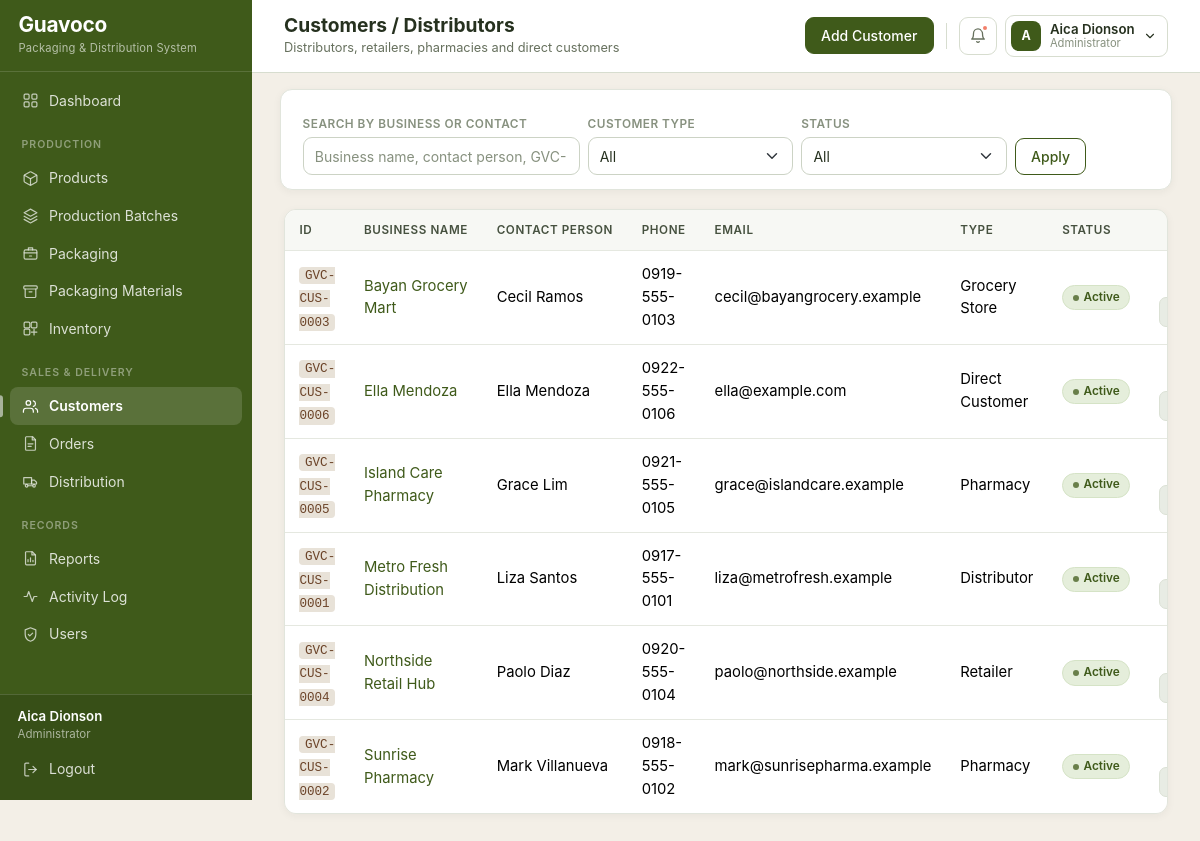
The page /customers/ (signed in) on the database its author committed.
### core/models.py (models this page shows, shortened)
class Customer(models.Model):
    TYPE_CHOICES = [
        ('Distributor', 'Distributor'),
        ('Retailer', 'Retailer'),
        ('Pharmacy', 'Pharmacy'),
        ('Grocery Store', 'Grocery Store'),
        ('Direct Customer', 'Direct Customer'),
    ]
    customer_id = models.CharField(max_length=30, unique=True, blank=True)
    business_name = models.CharField(max_length=150)
    contact_person = models.CharField(max_length=100)
    phone_number = models.CharField(max_length=30)
    email = models.EmailField(blank=True)
    address = models.TextField(blank=True)
    customer_type = models.CharField(max_length=30, choices=TYPE_CHOICES, default='Distributor')
    is_active = models.BooleanField(default=True)
    created_at = models.DateTimeField(auto_now_add=True)
    class Meta:
        ordering = ['business_name']
    @property
    def status_label(self):
        return 'Active' if self.is_active else 'Inactive'

### core/views/customers.py (the view)
# urls.py: path('customers/', customers.customer_list, name='customer_list'),
@login_required
def customer_list(request):
    customers = Customer.objects.all()
    search = request.GET.get('q', '').strip()
    if search:
        customers = customers.filter(
            Q(business_name__icontains=search)
            | Q(contact_person__icontains=search)
            | Q(customer_id__icontains=search)
        )
    customer_type = request.GET.get('type', '')
    if customer_type:
        customers = customers.filter(customer_type=customer_type)
    status = request.GET.get('status', '')
    if status == 'active':
        customers = customers.filter(is_active=True)
    elif status == 'inactive':
        customers = customers.filter(is_active=False)
    context = {
        'page_title': 'Customers / Distributors',
        'customers': customers,
        'search': search,
        'customer_type': customer_type,
        'status': status,
        'types': Customer.TYPE_CHOICES,
    }
    return render(request, 'customers/customer_list.html', context)

### core/context_processors.py (called while the page is built)
def user_role(request):
    if not hasattr(request, 'user'):
        return {}
    admin = is_administrator(request.user)
    url_name = getattr(request.resolver_match, 'url_name', '') if request.resolver_match else ''
    return {
        'is_admin': admin,
        'user_role': 'Administrator' if admin else 'Staff',
        'page_subtitle': PAGE_SUBTITLES.get(url_name, ''),
    }

def alerts(request):
    if not hasattr(request, 'user') or not request.user.is_authenticated:
        return {}
    from .models import Inventory, PackagingMaterial, Product
    low_products = [p for p in Product.objects.filter(is_active=True) if p.is_low_stock]
    low_materials = [m for m in PackagingMaterial.objects.filter(is_active=True)
                     if m.is_low_stock]
    today = timezone.localdate()
    expiring = list(
        Inventory.objects.filter(
            quantity_available__gt=0,
            expiration_date__lte=today + timedelta(days=30),
        ).select_related('batch', 'product').order_by('expiration_date')[:5]
    )
    return {
        'alert_low_products': low_products[:5],
        'alert_low_materials': low_materials[:5],
        'alert_expiring': expiring,
        'alert_count': len(low_products) + len(low_materials) + len(expiring),
    }

### core/models.py (called while the page is built)
def expiry_state_for(expiration_date):
    if expiration_date is None:
        return 'Safe'
    days_left = (expiration_date - timezone.localdate()).days
    if days_left < 0:
        return 'Expired'
    if days_left <= 30:
        return 'Expiring in 30 Days'
    if days_left <= 60:
        return 'Expiring in 60 Days'
    return 'Safe'

    @property
    def current_stock(self):
        total = self.inventory_rows.aggregate(total=models.Sum('quantity_available'))['total']
        return total or 0

    @property
    def is_low_stock(self):
        return self.current_stock <= self.reorder_level

    @property
    def is_low_stock(self):
        return self.quantity_available <= self.reorder_level

    @property
    def expiry_state(self):
        return expiry_state_for(self.expiration_date)

### core/permissions.py (called while the page is built)
def is_administrator(user):
    return user.is_authenticated and (
        user.is_superuser or user.groups.filter(name=ADMIN_GROUP).exists()
    )

### core/templatetags/guavoco_extras.py (called while the page is built)
@register.filter
def badge(status):
    return BADGE_TONES.get(str(status), 'neutral')

### templates/customers/customer_list.html (shortened to what this page needs)
{% extends "base.html" %}
{% load guavoco_extras %}
{% block header_actions %}
    {% if is_admin %}
        <a href="{% url 'customer_create' %}" class="btn btn-guava">Add Customer</a>
    {% endif %}
{% endblock %}
{% block content %}
<form method="get" class="filter-bar row g-2 align-items-end">
    <div class="col-md-4">
        <label class="form-label small mb-1">Search by business or contact</label>
        <input type="text" name="q" value="{{ search }}" class="form-control"
               placeholder="Business name, contact person, GVC-CUS-0001">
    </div>
    <div class="col-md-3">
        <label class="form-label small mb-1">Customer type</label>
        <select name="type" class="form-select">
            <option value="">All</option>
        </select>
    </div>
    <div class="col-md-3">
        <label class="form-label small mb-1">Status</label>
        <select name="status" class="form-select">
            <option value="">All</option>
        </select>
    </div>
    <div class="col-md-2">
        <button type="submit" class="btn btn-outline-guava">Apply</button>
    </div>
</form>
<div class="table-scroll">
    <table class="table table-hover align-middle">
        <thead>
            <tr>
                <th>ID</th><th>Business Name</th><th>Contact Person</th>
                <th>Phone</th><th>Email</th><th>Type</th><th>Status</th>
                <th class="text-end">Actions</th>
            </tr>
        </thead>
        <tbody>
            {% for customer in customers %}
                <tr>
                    <td><code>{{ customer.customer_id }}</code></td>
                    <td>
                        <a href="{% url 'customer_detail' customer.pk %}">
                            {{ customer.business_name }}
                        </a>
                    </td>
                    <td>{{ customer.contact_person }}</td>
                    <td>{{ customer.phone_number }}</td>
                    <td>{{ customer.email|default:"--" }}</td>
                    <td>{{ customer.customer_type }}</td>
                    <td>
                        {% include "components/status_badge.html" with status=customer.status_label %}
                    </td>
                    <td class="text-end">
                        {% if is_admin %}
                            <a href="{% url 'customer_toggle' customer.pk %}"
                               class="btn btn-sm btn-outline-secondary">
                            </a>
                        {% else %}
                            <span class="text-muted small">View only</span>
                        {% endif %}
                    </td>
                </tr>
            {% empty %}
                <tr><td colspan="8" class="empty-state">No customers or distributors found.</td></tr>
            {% endfor %}
        </tbody>
    </table>
</div>
{% endblock %}

### templates/base.html (shortened to what this page needs)
{% load static %}
<!DOCTYPE html>
<html lang="en">
<head>
    <link rel="stylesheet" href="{% static 'vendor/bootstrap.min.css' %}">
    <link rel="stylesheet" href="{% static 'css/guavoco-theme.css' %}">
</head>
<body>
<nav class="sidebar">
    <div class="brand">
        <div>
            <div class="brand-name">Guavoco</div>
            <small class="brand-subtitle">Packaging &amp; Distribution System</small>
        </div>
    </div>
    <div class="collapse sidebar-body" id="sidebarBody">
        <ul class="nav flex-column sidebar-menu">
            <li class="nav-item">
                <a class="nav-link {% if request.resolver_match.url_name == 'dashboard' %}active{% endif %}"
                   href="{% url 'dashboard' %}">
                    <svg class="gv-icon"><use href="#i-grid"></use></svg> Dashboard
                </a>
            </li>
            <li class="nav-section">Production</li>
            <li class="nav-item">
                <a class="nav-link {% if 'product' in request.resolver_match.url_name %}active{% endif %}"
                   href="{% url 'product_list' %}">
                    <svg class="gv-icon"><use href="#i-package"></use></svg> Products
                </a>
            </li>
            <li class="nav-item">
                <a class="nav-link {% if 'batch' in request.resolver_match.url_name %}active{% endif %}"
                   href="{% url 'batch_list' %}">
                    <svg class="gv-icon"><use href="#i-layers"></use></svg> Production Batches
                </a>
            </li>
            <li class="nav-item">
                <a class="nav-link {% if 'packaging' in request.resolver_match.url_name %}active{% endif %}"
                   href="{% url 'packaging_list' %}">
                    <svg class="gv-icon"><use href="#i-box"></use></svg> Packaging
                </a>
            </li>
            <li class="nav-item">
                <a class="nav-link {% if 'material' in request.resolver_match.url_name %}active{% endif %}"
                   href="{% url 'material_list' %}">
                    <svg class="gv-icon"><use href="#i-archive"></use></svg> Packaging Materials
                </a>
            </li>
            <li class="nav-item">
                <a class="nav-link {% if 'inventory' in request.resolver_match.url_name %}active{% endif %}"
                   href="{% url 'inventory_list' %}">
                    <svg class="gv-icon"><use href="#i-inventory"></use></svg> Inventory
                </a>
            </li>
            <li class="nav-section">Sales &amp; Delivery</li>
            <li class="nav-item">
                <a class="nav-link {% if 'customer' in request.resolver_match.url_name %}active{% endif %}"
                   href="{% url 'customer_list' %}">
                    <svg class="gv-icon"><use href="#i-users"></use></svg> Customers
                </a>
            </li>
            <li class="nav-item">
                <a class="nav-link {% if 'order' in request.resolver_match.url_name %}active{% endif %}"
                   href="{% url 'order_list' %}">
                    <svg class="gv-icon"><use href="#i-orders"></use></svg> Orders
                </a>
            </li>
            <li class="nav-item">
                <a class="nav-link {% if 'distribut' in request.resolver_match.url_name or 'delivery' in request.resolver_match.url_name %}active{% endif %}"
                   href="{% url 'distribution_list' %}">
                    <svg class="gv-icon"><use href="#i-truck"></use></svg> Distribution
                </a>
            </li>
            <li class="nav-section">Records</li>
            <li class="nav-item">
                <a class="nav-link {% if 'report' in request.resolver_match.url_name or 'traceability' in request.resolver_match.url_name %}active{% endif %}"
                   href="{% url 'report_index' %}">
                    <svg class="gv-icon"><use href="#i-report"></use></svg> Reports
                </a>
            </li>
            <li class="nav-item">
                <a class="nav-link {% if request.resolver_match.url_name == 'activity_log' %}active{% endif %}"
                   href="{% url 'activity_log' %}">
                    <svg class="gv-icon"><use href="#i-activity"></use></svg> Activity Log
                </a>
            </li>
            {% if is_admin %}
                <li class="nav-item">
                    <a class="nav-link {% if 'user' in request.resolver_match.url_name %}active{% endif %}"
                       href="{% url 'user_list' %}">
                        <svg class="gv-icon"><use href="#i-shield"></use></svg> Users
                    </a>
                </li>
            {% endif %}
        </ul>
        <div class="sidebar-footer">
            <div class="px-2">
                <div class="account-name">{{ user.get_full_name|default:user.username }}</div>
                <div class="account-role">{{ user_role }}</div>
            </div>
            <form method="post" action="{% url 'logout' %}">
                <button type="submit" class="nav-link">
                    <svg class="gv-icon"><use href="#i-logout"></use></svg> Logout
                </button>
            </form>
        </div>
    </div>
</nav>
<div class="app-shell">
    <header class="topbar">
        <div class="topbar-titles">
            <h1 class="page-title">{% block heading %}{{ page_title }}{% endblock %}</h1>
            {% block subtitle %}
                {% if page_subtitle %}<p class="page-subtitle">{{ page_subtitle }}</p>{% endif %}
            {% endblock %}
        </div>
        <div class="topbar-actions">
            {% block header_actions %}{% endblock %}
            <div class="dropdown">
                <a class="topbar-bell" href="#" role="button" data-bs-toggle="dropdown"
                   aria-expanded="false" aria-label="Notifications">
                    <svg class="gv-icon"><use href="#i-bell"></use></svg>
                    {% if alert_count %}<span class="bell-dot"></span>{% endif %}
                </a>
            </div>
            <div class="dropdown">
                <a class="user-chip" href="#" role="button" data-bs-toggle="dropdown"
                   aria-expanded="false">
                    <span class="user-avatar">
                        {{ user.get_full_name|default:user.username|slice:":1"|upper }}
                    </span>
                    <span>
                        <span class="user-name d-block">
                            {{ user.get_full_name|default:user.username }}
                        </span>
                        <span class="user-role d-block">{{ user_role }}</span>
                    </span>
                    <svg class="gv-icon" style="width:14px;height:14px;">
                        <use href="#i-chevron-down"></use></svg>
                </a>
            </div>
        </div>
    </header>
    <main class="main-content">
        {% block content %}{% endblock %}
    </main>
</div>
</body>
</html>

### templates/components/status_badge.html (shortened to what this page needs)
{% load guavoco_extras %}<span class="gv-badge gv-badge--{{ status|badge }}">{{ status }}</span>

### rows shown on the page
Customer: customer_id "GVC-CUS-0003", business_name "Bayan Grocery Mart", contact_person "Cecil Ramos", phone_number "0919-555-0103", email "cecil@bayangrocery.example", customer_type "Grocery Store", status "Active"
Customer: customer_id "GVC-CUS-0006", business_name "Ella Mendoza", contact_person "Ella Mendoza", phone_number "0922-555-0106", email "ella@example.com", customer_type "Direct Customer", status "Active"
Customer: customer_id "GVC-CUS-0005", business_name "Island Care Pharmacy", contact_person "Grace Lim", phone_number "0921-555-0105", email "grace@islandcare.example", customer_type "Pharmacy", status "Active"
Customer: customer_id "GVC-CUS-0001", business_name "Metro Fresh Distribution", contact_person "Liza Santos", phone_number "0917-555-0101", email "liza@metrofresh.example", customer_type "Distributor", status "Active"
Customer: customer_id "GVC-CUS-0004", business_name "Northside Retail Hub", contact_person "Paolo Diaz", phone_number "0920-555-0104", email "paolo@northside.example", customer_type "Retailer", status "Active"
Customer: customer_id "GVC-CUS-0002", business_name "Sunrise Pharmacy", contact_person "Mark Villanueva", phone_number "0918-555-0102", email "mark@sunrisepharma.example", customer_type "Pharmacy", status "Active"

### other values the page prints
{{ user.get_full_name|default:user.username }} "Aica Dionson"
{{ user_role }} "Administrator"
{{ page_title }} "Customers / Distributors"
{{ page_subtitle }} "Distributors, retailers, pharmacies and direct customers"
{{ user.get_full_name|default:user.username|slice:":1"|upper }} "A"
